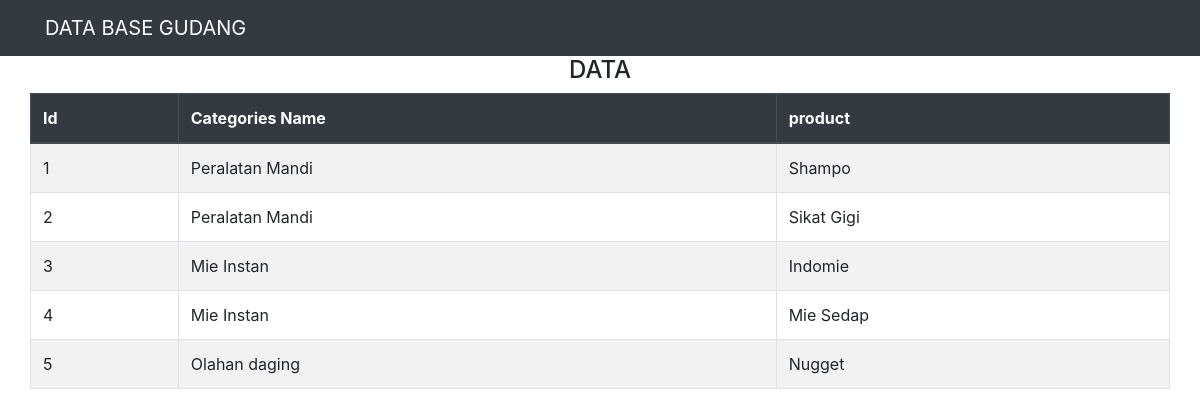
/6/index.php, run on the app's committed database.
### tables this page shows
CREATE TABLE `products` (
  `id_product` int(11) NOT NULL,
  `nama` varchar(50) NOT NULL,
  `category_id` int(11) NOT NULL
);

CREATE TABLE `categories` (
  `id` int(11) NOT NULL,
  `name` varchar(50) NOT NULL
);

### 6/index.php (the view, shortened to what this page needs)
<!DOCTYPE html>
<html>
<head>
    <link rel="stylesheet" href="css/bootstrap.css">
</head>
<body>
	<nav class="navbar navbar-expand-md bg-dark navbar-dark">
            <div class="container">
            <a class="navbar-brand" href="#">DATA BASE GUDANG</a>
            </div>
    </nav>
    <div class="container">
    <h4 class="text-center">DATA</h4>
            <div class="row">
            <table class="table table-bordered table-striped">
                <thead class="thead-dark">
                <tr>
                    <th>Id</th>
                    <th>Categories Name</th>
                    <th>product</th>
                </tr>
                </thead>
                <?php
                	require __DIR__ . '/koneksi.php';
                	$sql = "SELECT id_product, name, nama  FROM categories INNER JOIN products ON id = category_id ";
                	$result = mysqli_query($conn,$sql);
                	if (mysqli_num_rows ($result) > 0) {
                	while ($row = mysqli_fetch_assoc($result)) { ?>
                		<tr>
                			<td><?php echo $row ["id_product"] ?></td>
                			<td><?php echo $row ["name"] ?></td>
                			<td><?php echo $row ["nama"] ?></td>
                		</tr>
                	<?php }
                } else { ?>
                <tr><td colspan="5" class="text-center">data tidak ditemukan</td></tr>
                <?php }
                ?>
            </table>
        </div>
</body>
</html>

### data on the page
products: id_product "1", category.name "Peralatan Mandi", nama "Shampo"
products: id_product "2", category.name "Peralatan Mandi", nama "Sikat Gigi"
products: id_product "3", category.name "Mie Instan", nama "Indomie"
products: id_product "4", category.name "Mie Instan", nama "Mie Sedap"
products: id_product "5", category.name "Olahan daging", nama "Nugget"
